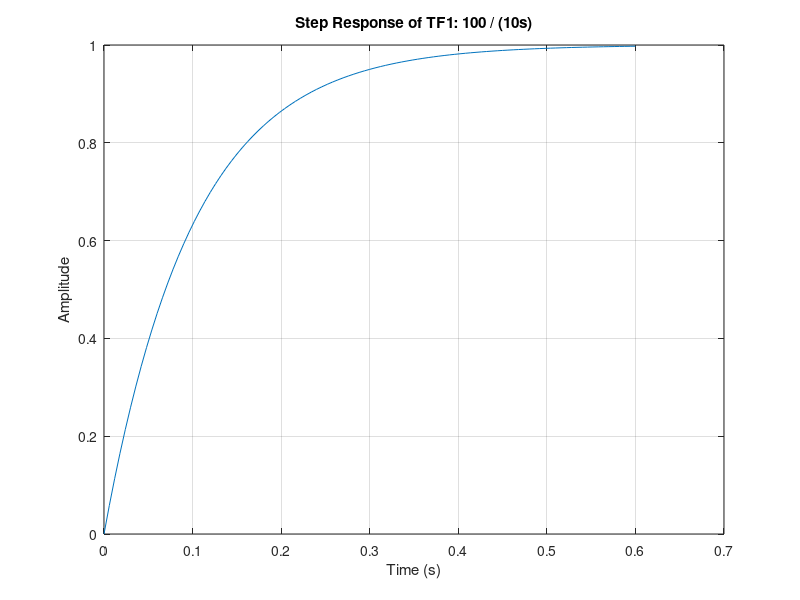

Recreate this plot in MATLAB. (Note: this script raises an error after producing the figure.)
clc;
clear;
close all;

% Transfer Functions List
num_list = {
    [100], [25], [25], [25], [25]
};
den_list = {
    [10 0], [1 25 0], [1 5 0], [1 10 0], [1 0 0]
};

titles = {
    'TF1: 100 / (10s)', 
    'TF2: 25 / (s^2 + 25s)', 
    'TF3: 25 / (s^2 + 5s)', 
    'TF4: 25 / (s^2 + 10s)', 
    'TF5: 25 / (s^2)'
};

for i = 1:5
    % Define Open Loop Transfer Function
    G = tf(num_list{i}, den_list{i});
    
    % Closed Loop with Unity Feedback
    T = feedback(G, 1);
    
    % Step Response
    figure;
    [y, t] = step(T);
    plot(t, y);
    title(['Step Response of ' titles{i}]);
    xlabel('Time (s)');
    ylabel('Amplitude');
    grid on;

    % Time Domain Characteristics
    info = stepinfo(T);
    
    % Steady State Error for Unit Step Input
    s = tf('s');
    Gs = tf(num_list{i}, den_list{i});
    Kp = dcgain(Gs);
    ess = 1 / (1 + Kp);
    
    % Display Results
    fprintf('\n=== %s ===\n', titles{i});
    fprintf('Rise Time (Tr): %.4f sec\n', info.RiseTime);
    fprintf('Delay Time (Td): %.4f sec (approx)\n', info.RiseTime * 0.3); % approx
    fprintf('Peak Time (Tp): %.4f sec\n', info.PeakTime);
    fprintf('Settling Time (Ts): %.4f sec\n', info.SettlingTime);
    fprintf('Overshoot (Mp): %.2f %%\n', info.Overshoot);
    fprintf('Steady-State Error (ess): %.4f\n', ess);
end
